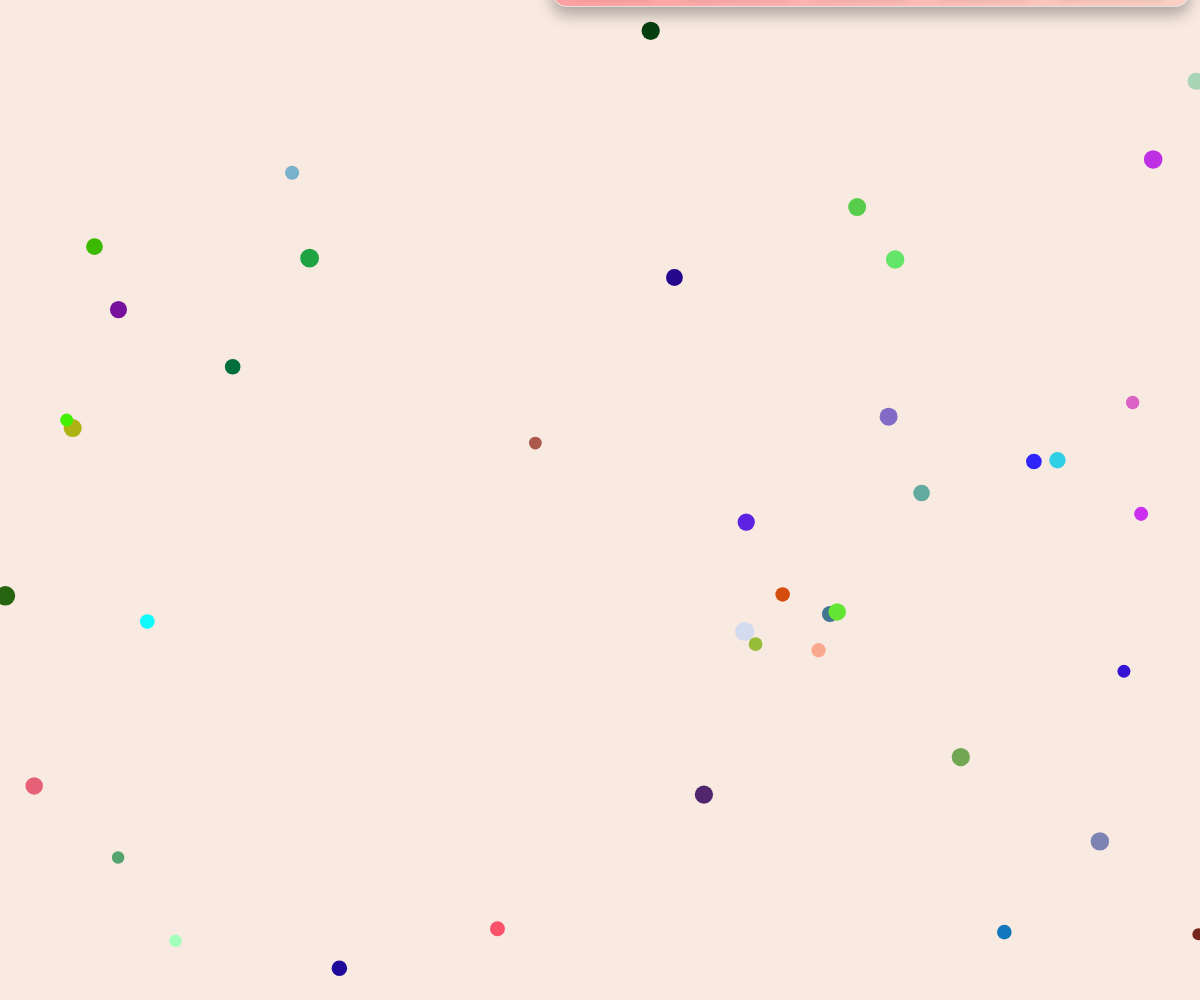
Frame 1 (no input)
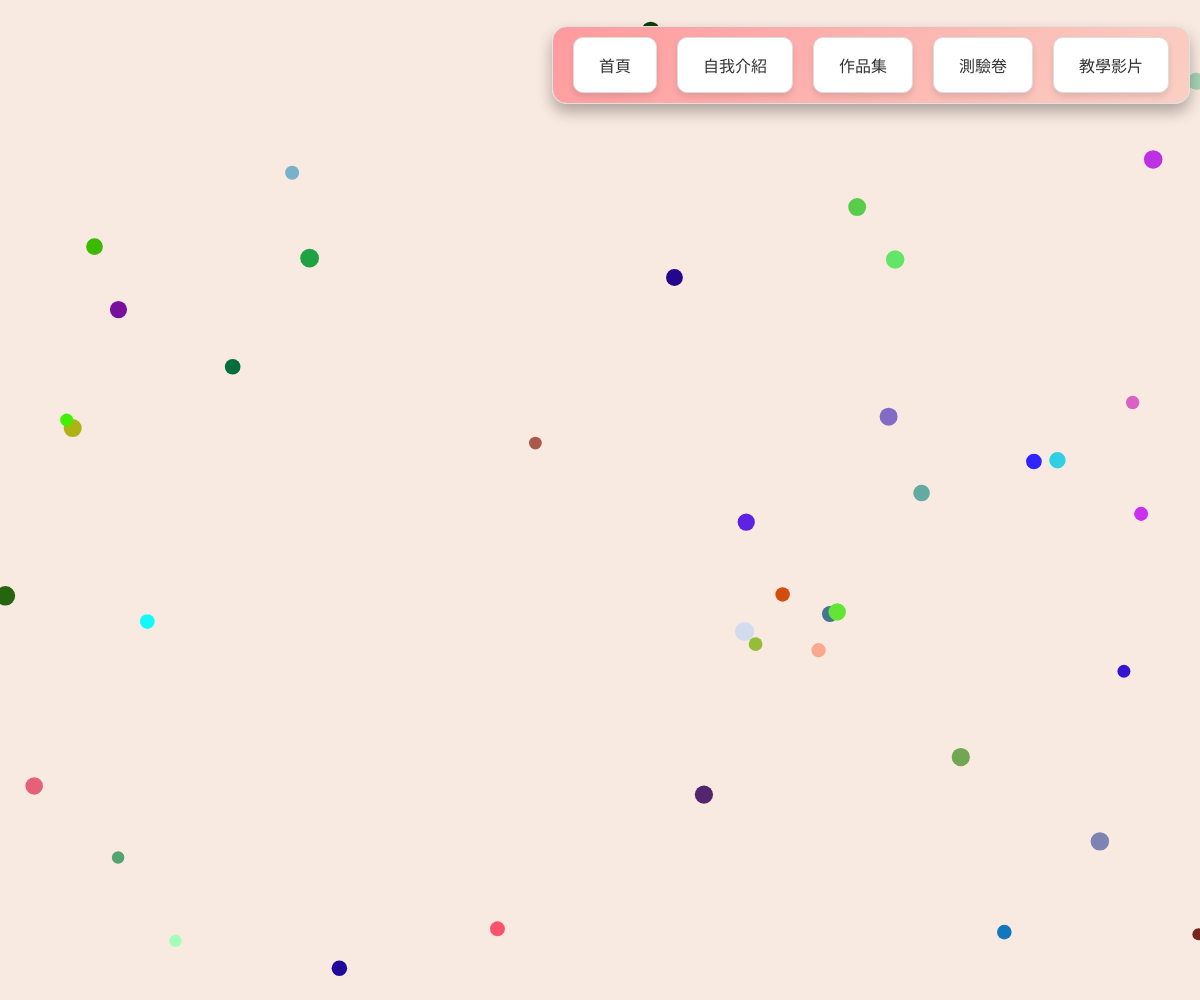
Frame 60 (no input)
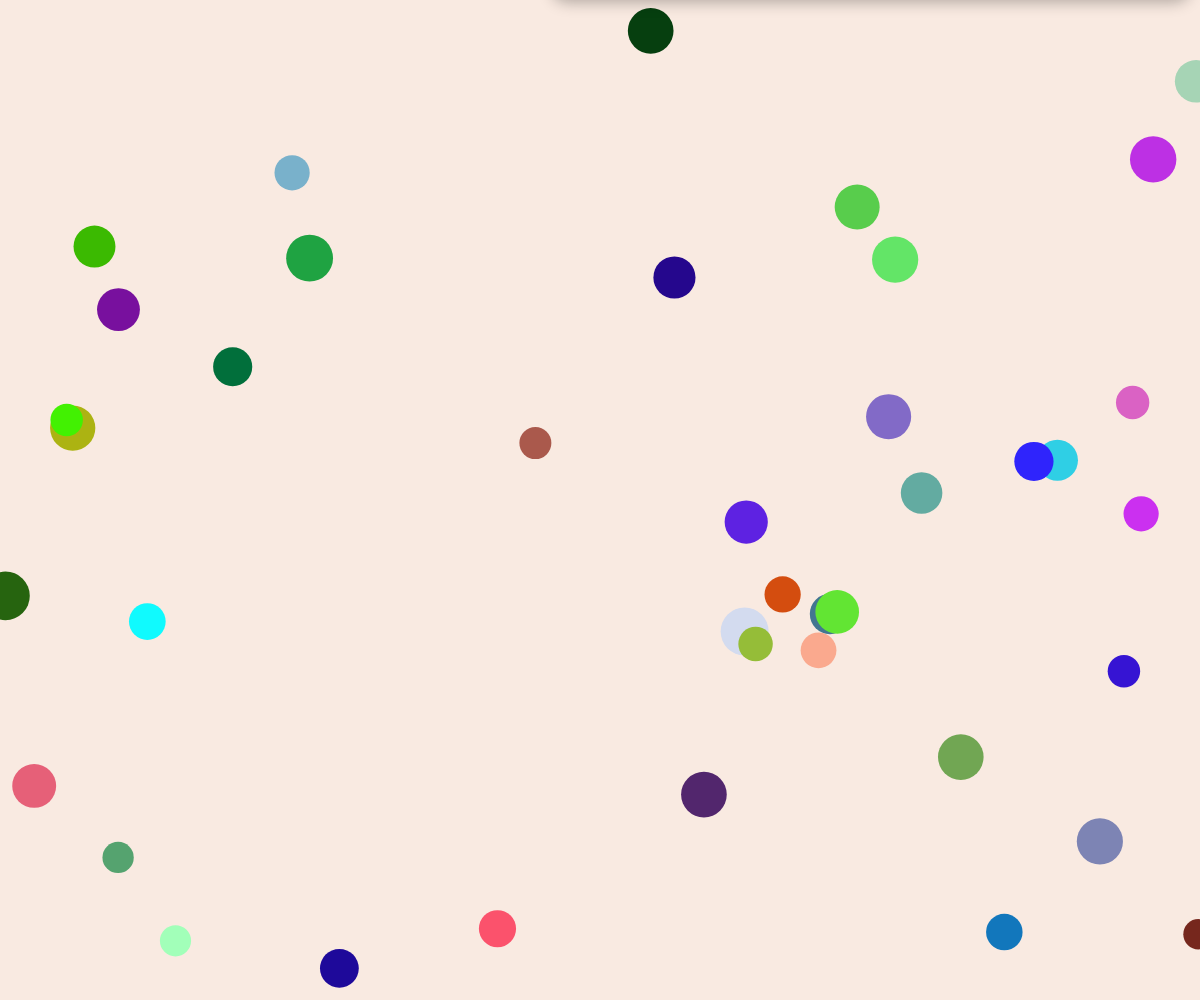
Frame 120 (the mouse pressed at the canvas centre since frame 60)

The p5.js sketch that drew these frames (run headless with seeded random() and noise() and a simulated clock; from frame 60 on, the mouse is pressed at the canvas centre):

// p5.js sketch
// ── sketch.js
let circles = [];

function setup() {
  // 產生一個全視窗的畫布
  createCanvas(windowWidth, windowHeight);
  // 設定畫布背景顏色為 #f9eae1
  background('#f9eae1');

  // 生成 40 個圓的初始資料
  for (let i = 0; i < 40; i++) {
    circles.push({
      x: random(width),
      y: random(height),
      size: random(30, 50),
      color: color(random(255), random(255), random(255))
    });
  }

  // 建立選單
  createMenu();
}

function draw() {
  // 清除畫布
  background('#f9eae1');

  // 根據滑鼠的 X 位置調整圓的大小
  let sizeFactor = map(mouseX, 0, width, 20, 80);

  // 繪製所有圓
  for (let circle of circles) {
    fill(circle.color);
    noStroke();
    ellipse(circle.x, circle.y, circle.size * sizeFactor / 50);
  }
}

function createMenu() {
  // 建立選單容器
  let menu = createElement('ul');
  menu.style('position', 'fixed'); // 固定位置，隨滾動保持在視窗內
  menu.style('top', '-100px'); // 初始位置設置為隱藏
  menu.style('right', '10px');
  menu.style('list-style', 'none');
  menu.style('padding', '10px 20px');
  menu.style('background', 'linear-gradient(135deg, #ff9a9e, #fad0c4)');
  menu.style('border', '1px solid #e0e0e0');
  menu.style('border-radius', '15px');
  menu.style('box-shadow', '0 8px 15px rgba(0, 0, 0, 0.3)');
  menu.style('display', 'flex'); // 設定為橫向排列
  menu.style('gap', '20px'); // 增加選項之間的間距
  menu.style('align-items', 'center'); // 垂直置中
  menu.style('z-index', '3000'); // 確保選單在最上層
  menu.style('transition', 'top 0.5s ease'); // 加入平滑過渡效果

  // 新增選單項目
  let items = ['首頁', '自我介紹', '作品集', '測驗卷', '教學影片'];
  for (let item of items) {
    let li = createElement('li', item);
    li.style('cursor', 'pointer');
    li.style('padding', '15px 25px'); // 增加內邊距，讓文字與邊框距離更大
    li.style('background', '#ffffff');
    li.style('border', '1px solid #ddd');
    li.style('border-radius', '10px');
    li.style('text-align', 'center');
    li.style('font-family', 'Arial, sans-serif');
    li.style('font-size', '16px');
    li.style('color', '#333');
    li.style('transition', 'all 0.4s ease, transform 0.2s ease');
    li.style('box-shadow', '0 4px 6px rgba(0, 0, 0, 0.1)');

    // 滑鼠懸停動畫
    li.mouseOver(() => {
      li.style('background', 'linear-gradient(135deg, #fad0c4, #ff9a9e)');
      li.style('color', '#fff');
      li.style('transform', 'scale(1.2) rotate(3deg)');
      li.style('box-shadow', '0 6px 10px rgba(0, 0, 0, 0.2)');
    });

    // 滑鼠移出動畫
    li.mouseOut(() => {
      li.style('background', '#ffffff');
      li.style('color', '#333');
      li.style('transform', 'scale(1) rotate(0deg)');
      li.style('box-shadow', '0 4px 6px rgba(0, 0, 0, 0.1)');
    });

    // 點擊事件
    if (item === '首頁') {
      li.mousePressed(() => hideIframe());
    } else if (item === '作品集') {
      li.mousePressed(() => toggleSubMenu(li));
    } else {
      li.mousePressed(() => alert(`${item} 被點擊了!`));
    }

    menu.child(li);
  }

  // 監聽滑鼠移動事件
  window.addEventListener('mousemove', (event) => {
    if (event.clientY >= 0 && event.clientY <= 200) {
      // 滑鼠在 Y 座標 0-200 範圍內時顯示選單
      menu.style('top', '10px');
    } else {
      // 滑鼠超出範圍時隱藏選單
      menu.style('top', '-100px');
    }
  });
}

function toggleSubMenu(parentLi) {
  // 如果子選單已存在，則移除
  let existingSubMenu = document.querySelector('.sub-menu');
  if (existingSubMenu) {
    existingSubMenu.remove();
    return;
  }

  // 建立子選單
  let subMenu = createElement('ul');
  subMenu.class('sub-menu');
  subMenu.style('position', 'absolute');
  subMenu.style('top', '100%');
  subMenu.style('left', '0');
  subMenu.style('list-style', 'none');
  subMenu.style('padding', '15px 20px');
  subMenu.style('background', 'linear-gradient(135deg, #ffffff, #f0f0f0)');
  subMenu.style('border', '1px solid #ccc');
  subMenu.style('border-radius', '10px');
  subMenu.style('box-shadow', '0 8px 15px rgba(0, 0, 0, 0.2)');
  subMenu.style('z-index', '3000'); // 確保子選單在最上層
  subMenu.style('display', 'block'); // 設定為垂直排列

  let subItems = [
    { name: '第一周作業', url: 'https://yiwen115.github.io/20250303/' },
    { name: '第二周作業', url: 'https://yiwen115.github.io/20250317/' },
    { name: '第三周作業', url: 'https://www.tku.edu.tw/' },
    { name: '第四周作業', url: 'https://www.et.tku.edu.tw/' }
  ];

  for (let subItem of subItems) {
    let li = createElement('li', subItem.name);
    li.style('cursor', 'pointer');
    li.style('padding', '12px 20px');
    li.style('background', '#ffffff');
    li.style('border', '1px solid #ddd');
    li.style('border-radius', '8px');
    li.style('margin-bottom', '10px'); // 增加選項之間的垂直間距
    li.style('text-align', 'center');
    li.style('font-family', 'Arial, sans-serif');
    li.style('font-size', '15px');
    li.style('color', '#333');
    li.style('transition', 'all 0.3s ease');
    li.style('writing-mode', 'horizontal-tb'); // 確保文字橫向排列
    li.style('transform', 'rotate(0deg)'); // 確保文字方向正常
    li.style('box-shadow', '0 4px 6px rgba(0, 0, 0, 0.1)');

    // 滑鼠懸停動畫
    li.mouseOver(() => {
      li.style('background', 'linear-gradient(135deg, #f9f9f9, #e0e0e0)');
      li.style('box-shadow', '0 6px 10px rgba(0, 0, 0, 0.2)');
    });
    li.mouseOut(() => {
      li.style('background', '#ffffff');
      li.style('box-shadow', '0 4px 6px rgba(0, 0, 0, 0.1)');
    });

    // 點擊事件
    li.mousePressed(() => loadIframe(subItem.url));
    subMenu.child(li);
  }

  parentLi.child(subMenu);
}

function loadIframe(url) {
  // 清除畫布並嵌入 iframe
  clear();
  let iframe = createElement('iframe');
  iframe.attribute('src', url);

  // 設定 iframe 的寬度和高度
  let iframeWidth = windowWidth * 0.8; // 寬度為視窗的 80%
  let iframeHeight = windowHeight * 0.8; // 高度為視窗的 80%

  // 計算置中位置
  let iframeTop = (windowHeight - iframeHeight) / 2; // 垂直置中
  let iframeLeft = (windowWidth - iframeWidth) / 2; // 水平置中

  iframe.style('position', 'absolute');
  iframe.style('top', `${iframeTop}px`);
  iframe.style('left', `${iframeLeft}px`);
  iframe.style('width', `${iframeWidth}px`);
  iframe.style('height', `${iframeHeight}px`);
  iframe.style('border', 'none');
  iframe.style('border-radius', '10px'); // 增加圓角
  iframe.style('box-shadow', '0 8px 15px rgba(0, 0, 0, 0.3)'); // 增加陰影
  iframe.style('z-index', '2000'); // 確保 iframe 在子選單下方
  document.body.appendChild(iframe.elt);
}

function hideIframe() {
  // 隱藏 iframe
  let iframe = document.querySelector('iframe');
  if (iframe) {
    iframe.remove(); // 移除 iframe 元素
  }
}
